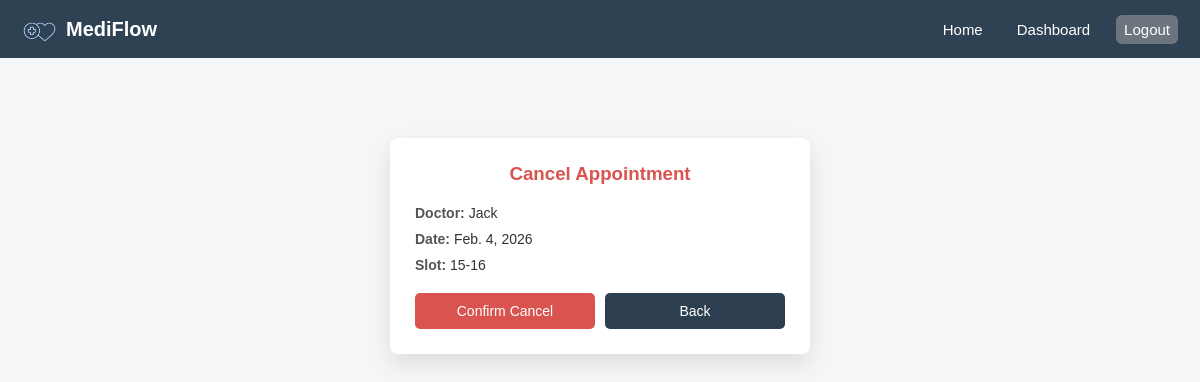
/patient/cancel/23/ (signed in), run on the app's committed database.
### appointment/models.py (models this page shows, shortened)
class Appointment(models.Model):
    STATUS_CHOICES = [
        ('Pending', 'Pending'),
        ('Approved', 'Approved'),
        ('Cancelled', 'Cancelled'),
    ]
    SLOT_CHOICES = [
        ('09-10', '09:00 - 10:00'),
        ('10-11', '10:00 - 11:00'),
        ('11-12', '11:00 - 12:00'),
        ('14-15', '02:00 - 03:00'),
        ('15-16', '03:00 - 04:00'),
        ('16-17', '04:00 - 05:00'),
    ]
    patient = models.ForeignKey(Patient, on_delete=models.CASCADE)
    doctor = models.ForeignKey(Doctor, on_delete=models.CASCADE)
    appointment_date = models.DateField(null=True,blank=True)
    time_slot = models.CharField(max_length=20, choices=SLOT_CHOICES,null=True,blank=True)
    created_at = models.DateTimeField(auto_now_add=True)
    status = models.CharField(
        max_length=20,
        choices=STATUS_CHOICES,
        default='Pending'
    )
    class Meta:
        constraints = [
            models.UniqueConstraint(
                fields=['patient', 'doctor', 'appointment_date', 'time_slot'],
                name='unique_patient_slot'
            )
        ]

### doctor/models.py (models this page shows, shortened)
class Doctor(models.Model):
    user = models.OneToOneField(User, on_delete=models.CASCADE,null=True,blank=True)
    name = models.CharField(max_length=100,null=True,blank=True)
    specializations = models.ManyToManyField(Specialization)
    image = models.ImageField(upload_to='doctors/', null=True, blank=True)
    available_days = models.CharField(max_length=100,blank=True, null=True)
    available_time = models.CharField(max_length=50,blank=True, null=True)
    is_active = models.BooleanField(default=True)
    experience = models.PositiveIntegerField(help_text="Years of experience", default=0,null=True,blank=True)
    hospital = models.CharField(max_length=150,null=True,blank=True)
    education = models.CharField(max_length=200,null=True,blank=True)

### patient/views.py (the view)
# urls.py: path('cancel/<int:id>/', views.cancel_appointment, name='cancel_appointment'),
def cancel_appointment(request, id):
    appt = get_object_or_404(Appointment, id=id)
    if request.method == "POST" and appt.status == 'Pending':
        appt.status = 'Cancelled'
        appt.save()
        return redirect('my_appointments')
    return render(request, 'cancel_appointments.html', {'appointment': appt})

### patient/templates/cancel_appointments.html (shortened to what this page needs)
{% extends 'base.html' %}
{% load static %}
     {% block css %}<link rel="stylesheet" href="{% static 'cancelappointment.css' %}">
{% endblock %}
{% block content %}
<div class="cancel-container">
    <h3>Cancel Appointment</h3>
    <div class="details">
        <p><span>Doctor:</span> {{ appointment.doctor.name }}</p>
        <p><span>Date:</span> {{ appointment.appointment_date }}</p>
        <p><span>Slot:</span> {{ appointment.time_slot }}</p>
    </div>
    <form method="post">
        <div class="btn-group">
            <button type="submit" class="btn-danger">Confirm Cancel</button>
            <a href="{% url 'my_appointments' %}" class="btn-secondary">Back</a>
        </div>
    </form>
</div>
{% endblock %}

### main/static/navbar.css (style rules this page uses)
html, body { margin: 0; padding: 0; overflow-x: hidden; }

### patient/static/cancelappointment.css (style rules this page uses)
* { margin: 0; padding: 0; box-sizing: border-box; font-family: Arial, Helvetica, sans-serif; }
body { min-height: 100vh; background: #f4f6f8; align-items: center; }
.cancel-container { margin: 80px auto; background: #ffffff; width: 100%; max-width: 420px; padding: 25px; border-radius: 8px; box-shadow: 0 10px 25px rgba(0, 0, 0, 0.1); }
.cancel-container h3 { text-align: center; margin-bottom: 20px; color: #d9534f; }
.details { margin-bottom: 20px; }
.details p { margin-bottom: 10px; font-size: 14px; color: #333; }
.details span { font-weight: bold; color: #555; }
.btn-group { display: flex; gap: 10px; }
.btn-danger { flex: 1; padding: 10px; background: #d9534f; color: white; border: none; border-radius: 5px; font-size: 14px; cursor: pointer; }
.btn-secondary { flex: 1; padding: 10px; text-align: center; background: #2c3e50; color: white; border-radius: 5px; text-decoration: none; font-size: 14px; }

### data on the page
Appointment: doctor.name "Jack", appointment_date "Feb. 4, 2026", time_slot "15-16"
